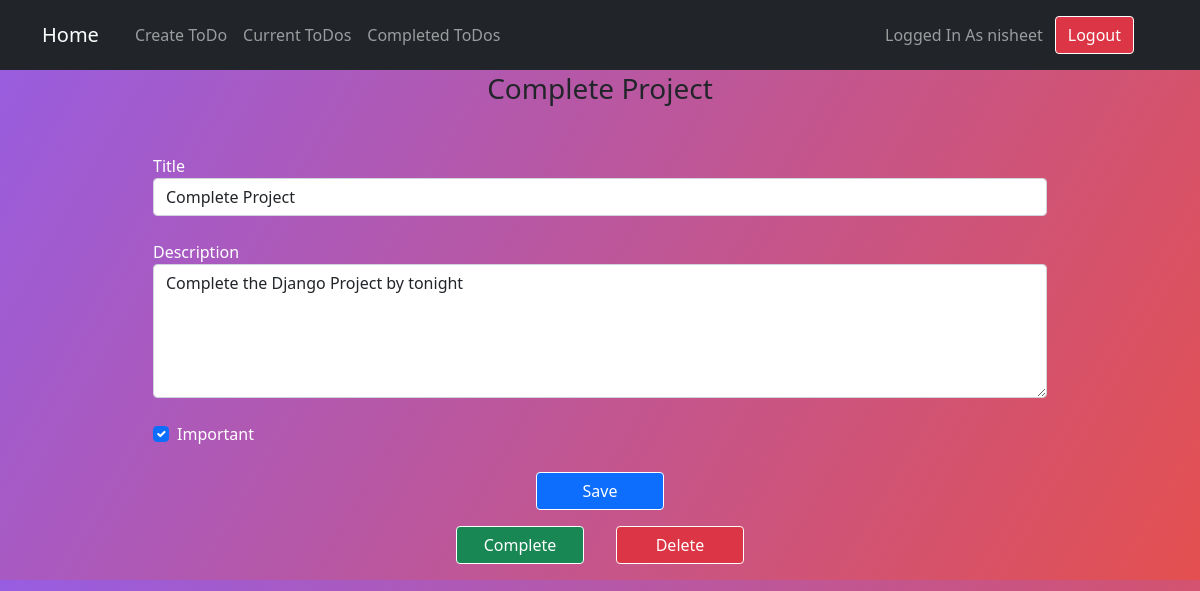
Page /todo/10 (signed in) on the committed database.
### todo/models.py (models this page shows, shortened)
class Todo(models.Model):
	title = models.CharField(max_length=100)
	memo = models.TextField(blank=True)
	created = models.DateTimeField(auto_now_add=True)
	datecompleted = models.DateTimeField(null=True, blank=True)
	important = models.BooleanField(default=False)
	user = models.ForeignKey(User, on_delete=models.CASCADE)

### todo/views.py (the view, shortened to what this page needs)
# urls.py: path('todo/<int:todo_pk>', views.viewtodo, name='viewtodo'),
@login_required
def viewtodo(request, todo_pk):
     todo = get_object_or_404(Todo, pk=todo_pk, user=request.user)
     if request.method == 'GET':
          form = TodoForm(instance=todo)
          return render(request, 'todo/viewtodo.html', {'todo': todo, 'form':form})

### todo/forms.py
class TodoForm(ModelForm):
	class Meta:
		model = Todo
		fields = ['title', 'memo', 'important']

### todo/templates/todo/viewtodo.html (shortened to what this page needs)
{% extends 'todo/base.html' %}
{% block content %}
<h3 class="container text-center">{{ todo.title }}</h3>
<div class="row justify-content-center mt-5">
	<div class="col-md-5 w-75">
		<form method="POST">
			<div class="form-group">
				<label for="title" style="color: white;">Title</label>
				<input type="text" name="title" class="form-control" id="title" value="{{ todo.title }}" required>
			</div>
			<br>
			<div class="form-group">
				<label for="memo" style="color: white;">Description</label>
				<textarea name="memo" rows="5" class="form-control" id="memo">{{ todo.memo }}</textarea>
			</div>
			<br>
			<div class="form-group form-check">
				<input type="checkbox" name="important" id="important" {% if todo.important %}checked {% endif %}
					class="form-check-input">
				<label class="form-check-label" for="important" style="color: white;">Important</label>
			</div>
			<br>
			<div style="display: flex; justify-content: center; align-items: center;">
				<button type="submit" class="btn btn-primary" style="width: 8rem">Save</button>
			</div>
		</form>
		<div style="display: flex; justify-content: center; align-items: center;">
			<form method="POST" action="{% url 'completetodo' todo.id %}">
				<button type="submit" class="btn btn-success" style="margin: 1rem; width: 8rem">Complete</button>
			</form>
			<form method="POST" action="{% url 'deletetodo' todo.id %}">
				<button type="submit" class="btn btn-danger" style="margin: 1rem; width: 8rem">Delete</button>
			</form>
		</div>
	</div>
</div>
{% endblock %}

### todo/templates/todo/base.html (shortened to what this page needs)
<!doctype html>
<html lang="en">
	<head>
		<link href="https://cdn.jsdelivr.net/npm/bootstrap@5.0.1/dist/css/bootstrap.min.css" rel="stylesheet"
>
	</head>
	<body style="background-image: linear-gradient(120deg, #975de2, #e45050);">
		<nav class="navbar navbar-expand-lg navbar-dark bg-dark fixed-top">
			<div class="container-fluid container">
				<a class="navbar-brand" href="{% url 'home' %}">Home</a>
				<div class="collapse navbar-collapse container" id="navbarText">
					{% if user.is_authenticated %}
					<ul class="navbar-nav me-auto mb-2 mb-lg-0">
						<li class="nav-item">
							<a class="nav-link" href="{% url 'createtodo' %}">Create ToDo</a>
						</li>
						<li class="nav-item">
							<a class="nav-link" href="{% url 'currenttodo' %}">Current ToDos</a>
						</li>
						<li class="nav-item">
							<a class="nav-link" href="{% url 'completedtodo' %}">Completed ToDos</a>
						</li>
					</ul>
					<span class="navbar-text">
						Logged In As {{user.username}}
					</span>
					<span class="navbar-text">
						<form action="{% url 'logoutuser' %}" method="POST" class="container">
							<button class="btn btn-danger" type="submit">Logout</button>
						</form>
					</span>
					{% endif %}
				</div>
			</div>
		</nav>
		<br><br><br>
		{% block content %}
		{% endblock %}
	</body>
</html>

### todo/templates/todo/base.html (style rules this page uses)
.btn { border-color: white; border-width: 0.1rem; }

### rows in the picture
Todo: title "Complete Project", memo "Complete the Django Project by tonight", important "☑"

### other values in the picture
{{ user.username }} "nisheet"
